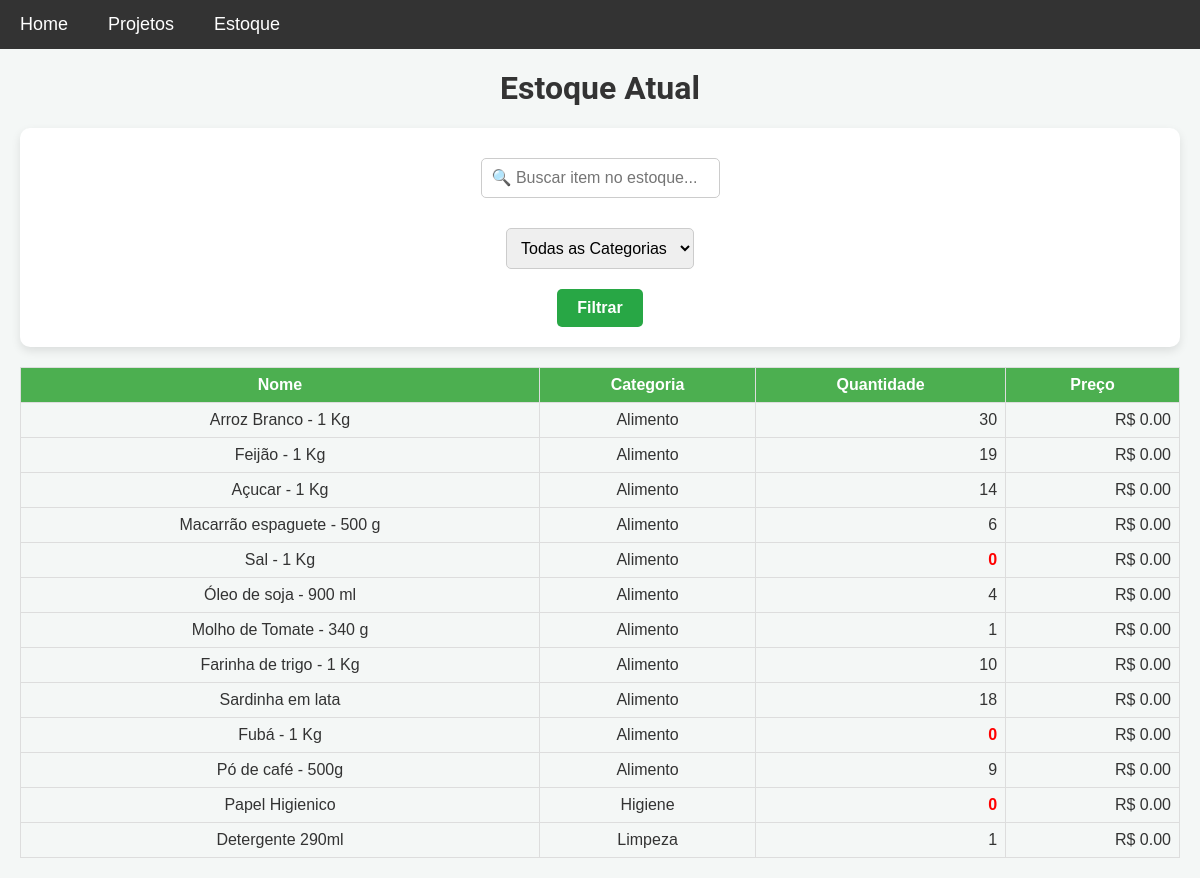
Page /estoque on the earlier database version.
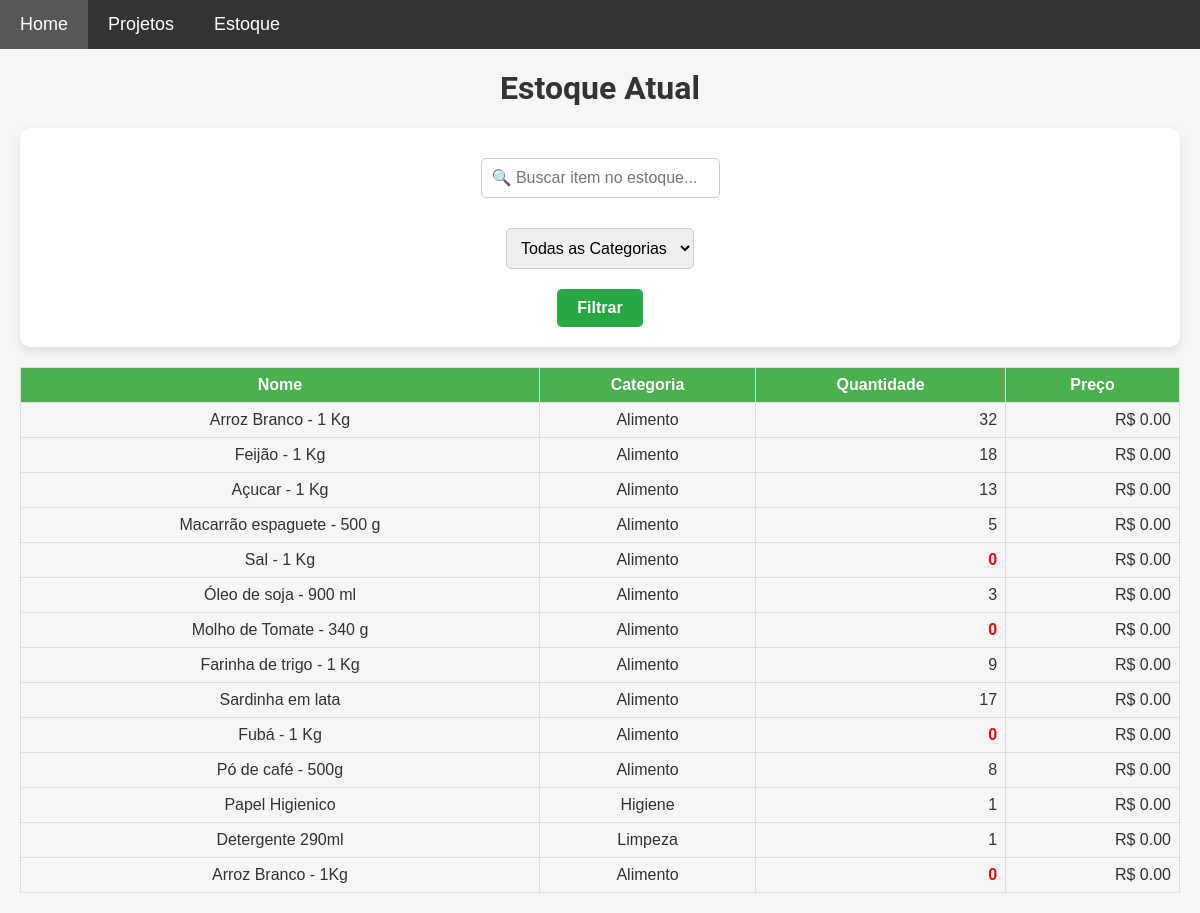
Same page on the later database version.
### models.py (models this page shows)
class Item(db.Model):
    __table_args__ = {'extend_existing': True}  # Estende a tabela existente ao invés de tentar recriá-la
    id = db.Column(db.Integer, primary_key=True)
    nome = db.Column(db.String(100), nullable=False)
    descricao = db.Column(db.Text, nullable=False)
    categoria = db.Column(db.String(50), nullable=False)
    quantidade = db.Column(db.Integer, nullable=False, default=0)
    preco = db.Column(db.Float, nullable=False)

### app.py (the view)
@app.route('/estoque')
def estoque_atual():
    busca = request.args.get('busca', '')  # Termo de busca, se houver
    categoria = request.args.get('categoria', '')  # Categoria selecionada, se houver
    itens = Item.query.all()
    if busca:
        busca_sem_acentos = remover_acentos(busca).lower()
        itens = [item for item in itens if busca_sem_acentos in remover_acentos(item.nome).lower()]
    if categoria and categoria != 'todas':
        itens = [item for item in itens if item.categoria == categoria]
    categorias = list(set([item.categoria for item in Item.query.all()]))
    return render_template('estoque_atual.html', itens=itens, categorias=categorias)

### templates/estoque_atual.html (shortened to what this page needs)
{% extends 'base.html' %}
{% block content %}
<h1>Estoque Atual</h1>
<form id="search-form" method="GET" action="/estoque" class="search-form">
    <div class="form-group">
        <input type="text" name="busca" id="search" placeholder="🔍 Buscar item no estoque..." value="{{ request.args.get('busca', '') }}">
    </div>
    <div class="form-group">
        <select name="categoria" id="categoria">
            <option value="todas">Todas as Categorias</option>
        </select>
    </div>
    <div class="form-group">
        <button type="submit"> Filtrar</button>
    </div>
</form>
{% if itens %}
<table class="estoque-table" id="estoqueTable" data-sort-direction="asc">
    <thead>
        <tr>
            <th>Nome </th>
            <th>Categoria </th>
            <th>Quantidade </th>
            <th>Preço </th>
        </tr>
    </thead>
    <tbody>
        {% for item in itens %}
        <tr>
            <td>{{ item.nome }}</td>
            <td>{{ item.categoria }}</td>
            <td class="{{ 'alerta' if item.quantidade <= 0 else '' }}">{{ item.quantidade }}</td>
            <td>R$ {{ '%.2f' | format(item.preco) }}</td>
        </tr>
        {% endfor %}
    </tbody>
</table>
{% else %}
    <p class="mensagens danger">Nenhum item encontrado.</p>
{% endif %}
{% endblock %}

### templates/base.html (shortened to what this page needs)
<!DOCTYPE html>
<html lang="pt-BR">
<head>
    <link rel="stylesheet" href="{{ url_for('static', filename='css/style.css') }}">
</head>
<body>
    <nav class="navbar">
        <ul class="main-menu">
            <li><a href="{{ url_for('home') }}">Home</a></li>
            <li class="dropdown">
                <a href="javascript:void(0)" class="dropbtn">Projetos</a>
            </li>
            <li class="dropdown">
                <a href="javascript:void(0)" class="dropbtn">Estoque</a>
            </li>
        </ul>
    </nav>
    <div class="content">
        {% block content %}{% endblock %}
    </div>
</body>
</html>

### static/css/style.css (style rules this page uses)
body { font-family: 'Roboto', sans-serif; background-color: #f4f7f6; margin: 0; padding: 0; color: #333; }
h1, h3 { text-align: center; margin-top: 0; }
a { text-decoration: none; color: white; transition: background-color 0.3s ease; }
.content { padding: 20px; }
form { background-color: white; padding: 20px; border-radius: 10px; box-shadow: 0 4px 10px rgba(0, 0, 0, 0.1); margin-bottom: 20px; }
input[type="text"], input[type="date"], textarea, select { width: 100%; padding: 10px; margin: 10px 0; border: 1px solid #ccc; border-radius: 5px; font-size: 16px; box-sizing: border-box; }
form input[type="text"], form input[type="date"] { max-width: 200px; display: inline-block; margin-right: 10px; }
button { padding: 10px 20px; background-color: #28a745; color: white; border: none; border-radius: 5px; font-size: 16px; font-weight: bold; cursor: pointer; transition: background-color 0.3s ease; }
.estoque-table { width: 100%; border-collapse: collapse; margin-top: 20px; font-family: Arial, sans-serif; }
.estoque-table th, .estoque-table td { border: 1px solid #ddd; padding: 8px; }
.estoque-table th { background-color: #4CAF50; color: white; text-align: center; font-weight: bold; }
.estoque-table td { text-align: center; }
.estoque-table td:nth-child(3), .estoque-table td:nth-child(4) { text-align: right; }
.estoque-table td.alerta { color: red; font-weight: bold; }
.navbar { background-color: #333; font-family: Arial, sans-serif; display: flex; align-items: center; position: relative; z-index: 1000; }
.navbar ul { list-style-type: none; margin: 0; padding: 0; display: flex; flex-wrap: wrap; }
.navbar ul li { position: relative; }
.navbar ul.main-menu > li > a { display: block; color: white; text-align: center; padding: 14px 20px; text-decoration: none; font-size: 18px; }
.form-group { flex: 1; margin-right: 20px; }
.form-group:last-child { margin-right: 0; }
.search-form { display: flex; align-items: center; justify-content: center; flex-wrap: wrap; margin-bottom: 20px; }
.search-form .form-group { margin-right: 10px; }
.search-form .form-group:last-child { margin-right: 0; }
.search-form input[type="text"] { width: 1500px; max-width: 100%; padding: 10px; font-size: 16px; }
.search-form select { width: 200px; padding: 10px; font-size: 16px; }
.search-form button { padding: 10px 20px; font-size: 16px; background-color: #28a745; color: white; border: none; border-radius: 5px; cursor: pointer; }
@media (max-width: 1600px) { .search-form { flex-direction: column; align-items: center; } }
@media (max-width: 1600px) { .search-form .form-group { margin-right: 0; margin-bottom: 10px; } }
@media (max-width: 1600px) { .search-form .form-group:last-child { margin-bottom: 0; } }
@media (max-width: 1600px) { .search-form input[type="text"] { width: 100%; } }
@media (max-width: 1600px) { .search-form select, .search-form button { width: auto; } }

Differences in the rows shown:
changed Item "Arroz Branco - 1 Kg": quantidade "30" → "32"
changed Item "Feijão - 1 Kg": quantidade "19" → "18"
changed Item "Açucar - 1 Kg": quantidade "14" → "13"
changed Item "Macarrão espaguete - 500 g": quantidade "6" → "5"
changed Item "Óleo de soja - 900 ml": quantidade "4" → "3"
changed Item "Molho de Tomate - 340 g": quantidade "1" → "0"
changed Item "Farinha de trigo - 1 Kg": quantidade "10" → "9"
changed Item "Sardinha em lata": quantidade "18" → "17"
changed Item "Pó de café - 500g": quantidade "9" → "8"
changed Item "Papel Higienico": quantidade "0" → "1"
added Item: nome "Arroz Branco - 1Kg", categoria "Alimento", quantidade "0", preco "0.00"
